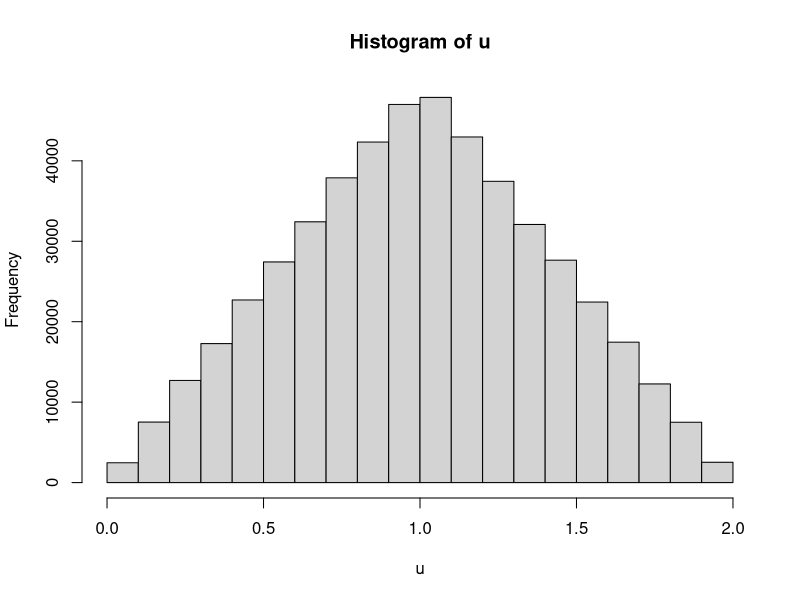
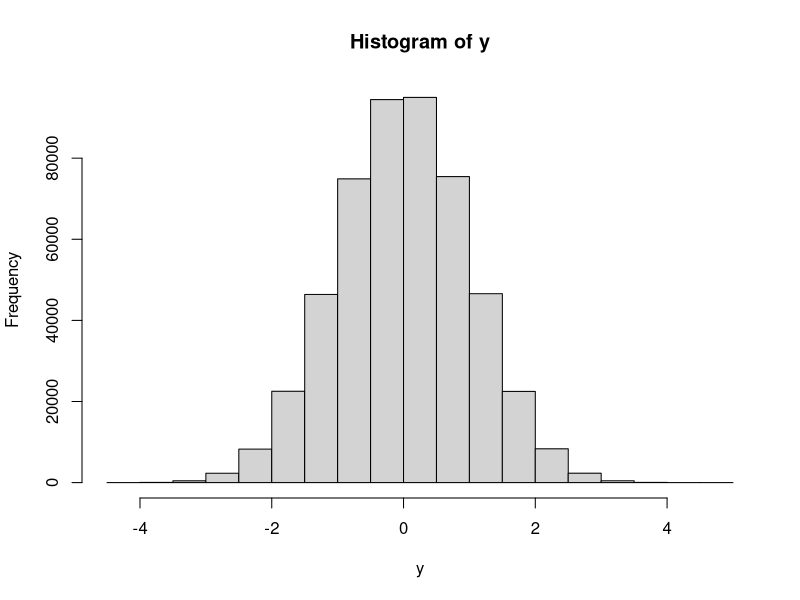
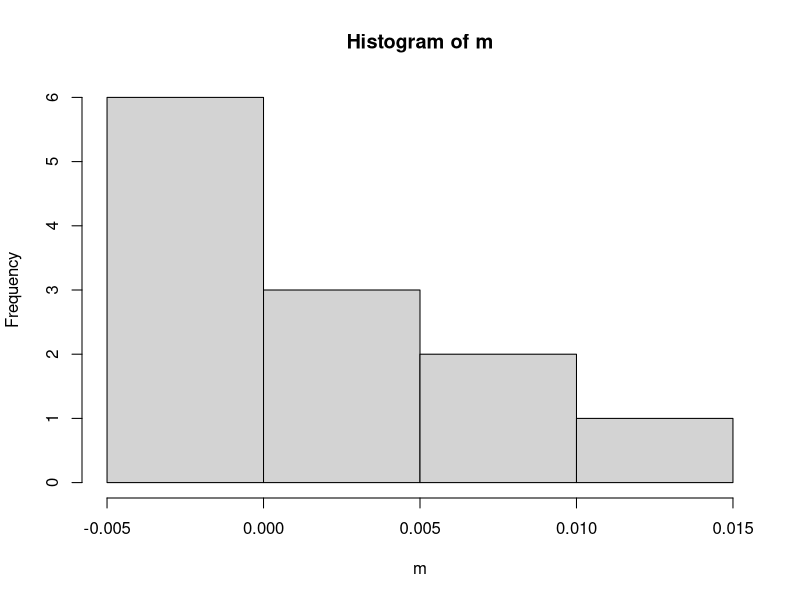
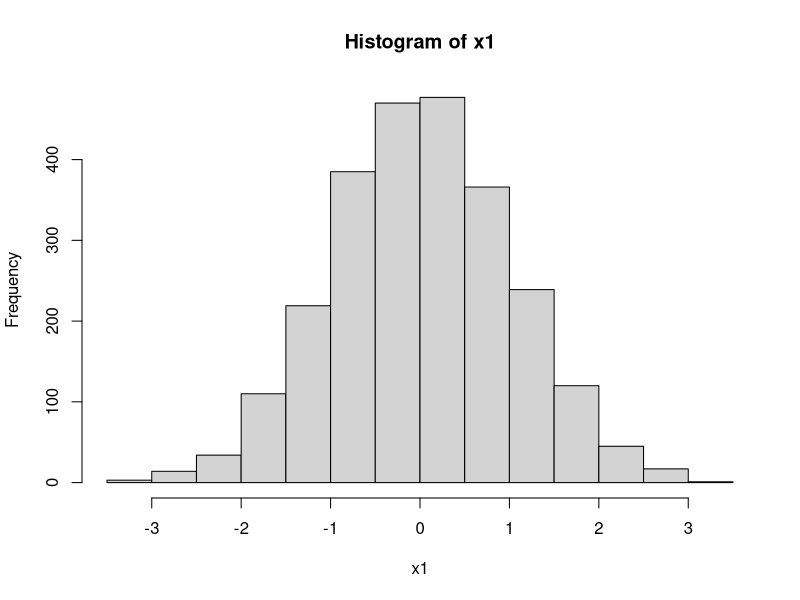
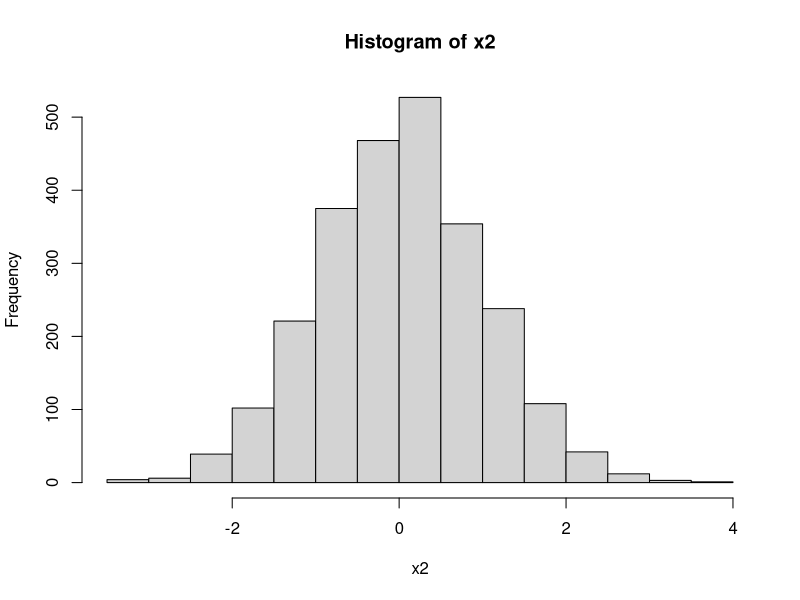
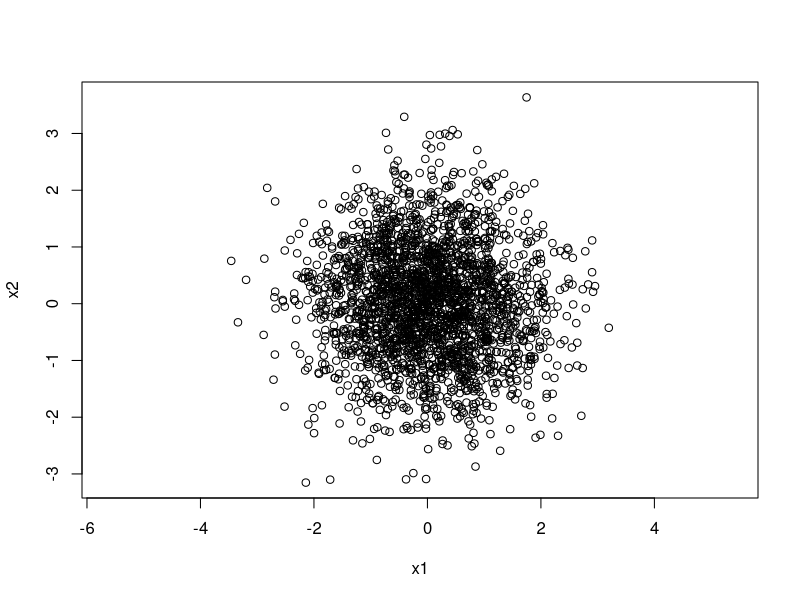
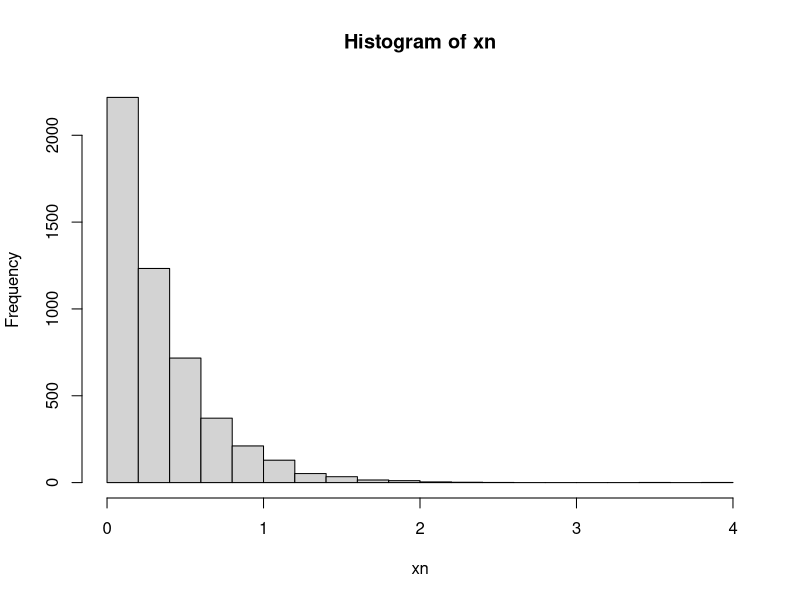
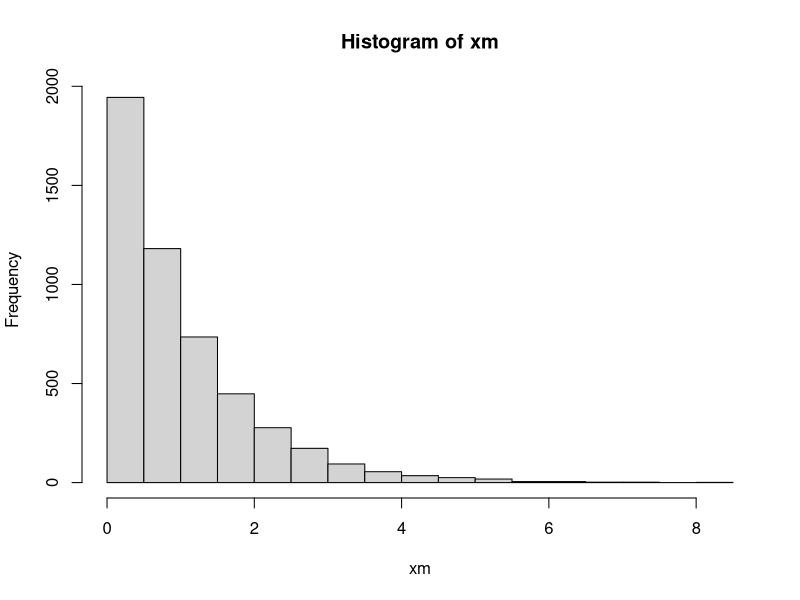

These charts were generated, in order, by the following R code: (Note: this script raises an error after producing the figures.)


#Gerando uniformes

u=NULL

for (i in 1:500000){
  u[i]=sum(runif(2))
  
  
}


#plotando gráfico de u
hist(u)



#Exercício 1 gastando todo o poder computacional 

uni=runif(12)


#passo 1 
k=NULL
y=NULL
a=Sys.time()

for (i in 1:500000){
  k=mean(runif(12))
  y[i]=12*(k-1/2)
  
  
  
  
}

Sys.time()-a

hist(y)



#Ganhando poder computacional

a=Sys.time()

x=matrix(runif(12*500000),500000,12)
z=colMeans(x)
m=12*(z-0.5)


Sys.time()-a


hist(m)





#algoritimo box miller
u1=runif(2500)
u2=runif(2500)

x1=sqrt(-2*log(u1))*cos(2*pi*u2)
x2=sqrt(-2*log(u1))*sin(2*pi*u2)

hist(x1)
hist(x2)

#Gráfico de densidade 
plot(x1,x2,asp = 1)



#Algoritmo de metodo da inversão



op2=rexp(5000)


#método da inversão

#Gerando uniformes
u=runif(5000)


#a equação equivalente a inversa
xn=-1/3*log(1-u)

#gerando o histogram
g1=hist(xn)
g2=op2


#exemplo 2


j=3
k=3

#gerando amostras uniforme aleatorias
ab=runif(5000)

#inversa da weibull
xm=j*(-log(1-ab))**1/k



#histogram aplicado 
hist(xm)



#exemplo discreto






#Probabilidades
p1=0.50
p2=0.25
p3=0.15
p4=0.08
p5=0.02

x=c()
for(i in 1:5000){

  j=1
  sair=FALSE
  u=runif(1)
  s=borel(1)
  while (sair==FALSE) {
    if(u<=s){
      
      x[i]=j
      sair=TRUE
      
    }else{
      j=j+1
      s=s+borel(j)
      
      
      
    }
    
    
    
    
  }
  

  x
  
}

hist(x)
###






j=1
sair=FALSE

nu=c(p1,p2,p3,p4,p5)

u=runif(1)
s=borel(1)

while (sair==FALSE) {
  if(u<=s){
    
    x=j
    sair=TRUE
    
  }else{
    j=j+1
    s=s+borel(j)
    
    
    
  }
  
  
  
  
}






# Exermplo de Borel 

a=1/2


borel=function(x){
  ab15=(exp(-a*x)*(a*x)**(x-1))/factorial(x)
  return(ab15)
  
}

borel(1)





